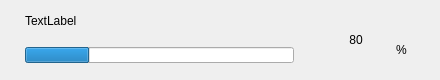
<?xml version="1.0" encoding="UTF-8"?>
<ui version="4.0">
 <class>CurrentProgressWgt</class>
 <widget class="QWidget" name="CurrentProgressWgt">
  <property name="geometry">
   <rect>
    <x>0</x>
    <y>0</y>
    <width>440</width>
    <height>80</height>
   </rect>
  </property>
  <property name="windowTitle">
   <string>CurrentProgressWgt</string>
  </property>
  <layout class="QVBoxLayout" name="verticalLayout_2">
   <property name="spacing">
    <number>0</number>
   </property>
   <property name="leftMargin">
    <number>0</number>
   </property>
   <property name="topMargin">
    <number>0</number>
   </property>
   <property name="rightMargin">
    <number>0</number>
   </property>
   <property name="bottomMargin">
    <number>0</number>
   </property>
   <item>
    <widget class="QWidget" name="bgWidget" native="true">
     <layout class="QHBoxLayout" name="horizontalLayout">
      <property name="spacing">
       <number>22</number>
      </property>
      <property name="leftMargin">
       <number>25</number>
      </property>
      <property name="topMargin">
       <number>0</number>
      </property>
      <property name="rightMargin">
       <number>22</number>
      </property>
      <property name="bottomMargin">
       <number>0</number>
      </property>
      <item>
       <layout class="QVBoxLayout" name="verticalLayout">
        <property name="bottomMargin">
         <number>10</number>
        </property>
        <item>
         <widget class="QLabel" name="titleLabel">
          <property name="minimumSize">
           <size>
            <width>0</width>
            <height>31</height>
           </size>
          </property>
          <property name="maximumSize">
           <size>
            <width>16777215</width>
            <height>31</height>
           </size>
          </property>
          <property name="text">
           <string>TextLabel</string>
          </property>
         </widget>
        </item>
        <item>
         <widget class="QProgressBar" name="progressBar">
          <property name="minimumSize">
           <size>
            <width>269</width>
            <height>16</height>
           </size>
          </property>
          <property name="maximumSize">
           <size>
            <width>0</width>
            <height>16</height>
           </size>
          </property>
          <property name="value">
           <number>24</number>
          </property>
          <property name="textVisible">
           <bool>false</bool>
          </property>
         </widget>
        </item>
       </layout>
      </item>
      <item>
       <widget class="QWidget" name="widget" native="true">
        <property name="minimumSize">
         <size>
          <width>100</width>
          <height>80</height>
         </size>
        </property>
        <property name="maximumSize">
         <size>
          <width>100</width>
          <height>80</height>
         </size>
        </property>
        <layout class="QHBoxLayout" name="horizontalLayout_2">
         <property name="spacing">
          <number>6</number>
         </property>
         <property name="leftMargin">
          <number>0</number>
         </property>
         <property name="topMargin">
          <number>0</number>
         </property>
         <property name="rightMargin">
          <number>0</number>
         </property>
         <property name="bottomMargin">
          <number>0</number>
         </property>
         <item>
          <widget class="QLabel" name="proLabel">
           <property name="minimumSize">
            <size>
             <width>80</width>
             <height>79</height>
            </size>
           </property>
           <property name="maximumSize">
            <size>
             <width>80</width>
             <height>79</height>
            </size>
           </property>
           <property name="text">
            <string>80</string>
           </property>
           <property name="textFormat">
            <enum>Qt::AutoText</enum>
           </property>
           <property name="alignment">
            <set>Qt::AlignCenter</set>
           </property>
          </widget>
         </item>
         <item>
          <layout class="QVBoxLayout" name="verticalLayout_3">
           <property name="spacing">
            <number>0</number>
           </property>
           <property name="bottomMargin">
            <number>20</number>
           </property>
           <item>
            <spacer name="verticalSpacer">
             <property name="orientation">
              <enum>Qt::Vertical</enum>
             </property>
             <property name="sizeHint" stdset="0">
              <size>
               <width>20</width>
               <height>40</height>
              </size>
             </property>
            </spacer>
           </item>
           <item>
            <widget class="QLabel" name="symbolLabel">
             <property name="minimumSize">
              <size>
               <width>17</width>
               <height>20</height>
              </size>
             </property>
             <property name="maximumSize">
              <size>
               <width>17</width>
               <height>20</height>
              </size>
             </property>
             <property name="text">
              <string>%</string>
             </property>
            </widget>
           </item>
          </layout>
         </item>
        </layout>
       </widget>
      </item>
     </layout>
    </widget>
   </item>
  </layout>
 </widget>
 <layoutdefault spacing="6" margin="11"/>
 <resources/>
 <connections/>
</ui>
